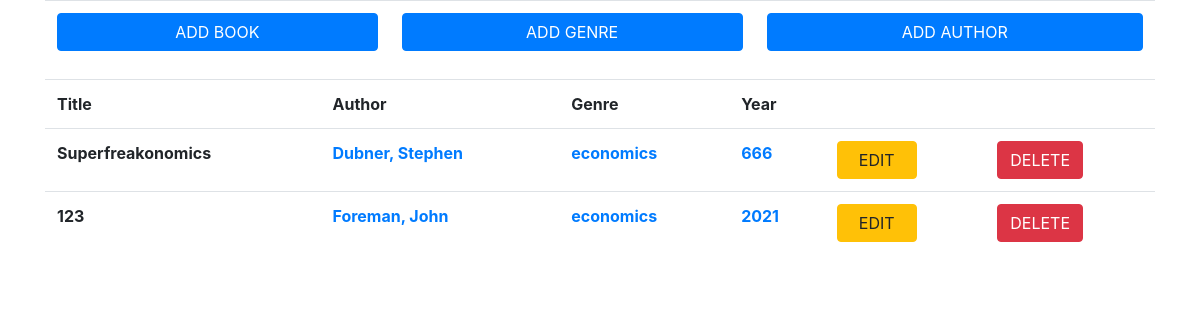
/genre/2/, run on the app's committed database.
### tables this page shows
CREATE TABLE "book" (
	"id"	INTEGER NOT NULL UNIQUE,
	"name"	TEXT NOT NULL,
	"genre"	INTEGER,
	"author"	INTEGER,
	"year"	INTEGER,
	PRIMARY KEY("id" AUTOINCREMENT)
);

CREATE TABLE "author" (
	"id"	INTEGER NOT NULL UNIQUE,
	"name"	TEXT NOT NULL,
	PRIMARY KEY("id" AUTOINCREMENT)
);

CREATE TABLE "genre" (
	"id"	INTEGER NOT NULL UNIQUE,
	"name"	TEXT NOT NULL UNIQUE,
	PRIMARY KEY("id" AUTOINCREMENT)
);

### app.py (the view)
@app.route('/genre/<int:pk>/')
def books_by_genre(pk):
    books = execute_query(f"SELECT * FROM book WHERE genre={pk}")
    return render_template('index.html',
                           books=books, get_by_id=get_by_id, get_by_year=get_by_year)

### app.py (called while the page is built)
def execute_query(query):
    with sqlite3.connect('../HomeWork3/books.db') as conn:
        cursor = conn.cursor()
        cursor.execute(query)
        conn.commit()
        return cursor.fetchall()

def get_by_id(table, book_id):
    return execute_query(
        f"SELECT * FROM {table} WHERE id={book_id}"
    )[0]

def get_by_year(table, value):
    return execute_query(
        f"SELECT * FROM {table} WHERE year={value}"
    )[0]

### templates/index.html (shortened to what this page needs)
<!DOCTYPE html>
<html lang="en">
<head>
    <link rel="stylesheet" href="https://cdn.jsdelivr.net/npm/bootstrap@4.6.0/dist/css/bootstrap.min.css">
</head>
<body>
    <div class="container">
        <div class="row">
            <div class="col-md-12">
                <table class="table">
                    <tr>
                        <td>
                            <form method="get" action="/create/book/">
                                <input style="width: 100%" type="submit" value="ADD BOOK" class="btn btn-primary">
                            </form>
                        </td>
                        <td>
                            <form method="get" action="/create/janr/">
                                <input style="width: 100%" type="submit" value="ADD GENRE" class="btn btn-primary">
                            </form>
                        </td>
                        <td>
                            <form method="get" action="/create/author/">
                                <input style="width: 100%" type="submit" value="ADD AUTHOR" class="btn btn-primary">
                            </form>
                        </td>
                    </tr>
                </table>
                <table class="table">
                    <tr>
                        <th>Title</th>
                        <th>Author</th>
                        <th>Genre</th>
                        <th>Year</th>
                        <th></th>
                        <th></th>
                    </tr>
                    {% for book in books %}
                    <tr>
                        <th>{{book[1]}}</th>
                        <th>
                            {% with author=get_by_id('author', book[3]) %}
                                <a href="/author/{{author[0]}}/">{{author[1]}}</a>
                            {% endwith %}
                        </th>
                        <th>
                            {% with genre=get_by_id('genre', book[2]) %}
                                <a href="/genre/{{genre[0]}}/">{{genre[1]}}</a>
                            {% endwith %}
                        </th>
                        <th>
                            {% with year=get_by_year('book', book[4]) %}
                                <a href="/year/{{book[4]}}/">{{book[4]}}</a>
                            {% endwith %}
                        </th>
                        <th>
                            <form method="post" action="/edit/book/{{book[0]}}/">
                                <input type="submit" value="  EDIT  " class="btn btn-warning">
                            </form>
                        </th>
                        <th>
                            <form method="post" onSubmit='return confirm("Для удаления всей информации нажмите OK?");'
                                  action="/remove_book/">
                                <input type="submit" value="DELETE" class="btn btn-danger">
                            </form>
                        </th>
                    </tr>
                    {% endfor %}
                </table>
            </div>
        </div>
    </div>
</body>
</html>

### data on the page
book: name "Superfreakonomics", year "666"
author: name "Dubner, Stephen"
genre: name "economics"
book: name "123", year "2021"
author: name "Foreman, John"
